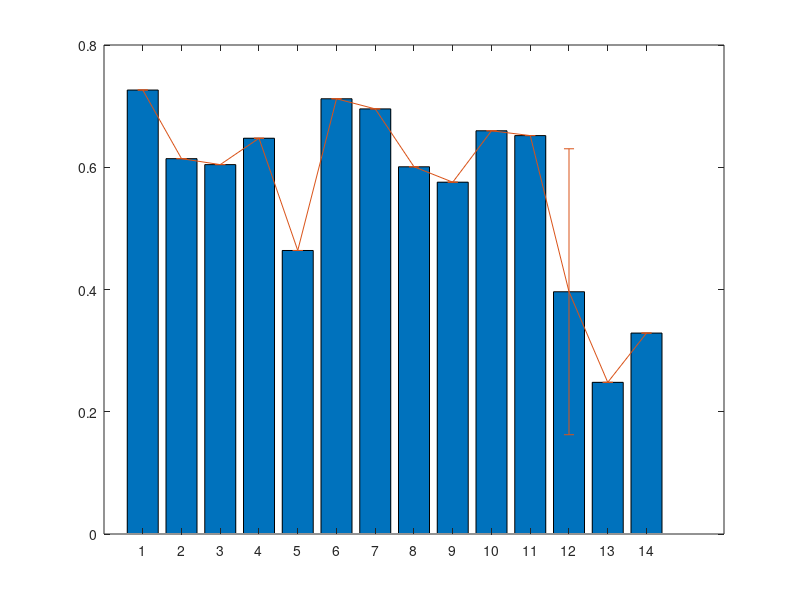

Here is the MATLAB script that generated this plot:
% order: Genesis A, Genesis B, Christ I, Christ II, Christ III, Elene,
% Juliana, Beowulf 1 - KD, Beowulf 2 - KD, Beowulf 1 - Klaeber, Beowulf 2 - Klaeber, corpus mean, Iliad, Odyssey 


ratio = [0.72632, 0.61406, 0.60432, 0.64748, 0.46383, 0.71205, 0.69547, 0.60078, 0.57558, 0.65969, 0.65179, 0.396324706, 0.24813, 0.32873];
error = [0, 0, 0, 0, 0, 0, 0, 0, 0, 0, 0, 0.233896736, 0, 0];

bar(ratio)
hold on
errorbar(1:14,ratio,error)
hold off

% statistical comparison between "single" and "multiple" author cases
% group 1 - "multiple author" differences

group1 = [ratio(1) - ratio(2), ratio(4) - ratio(3), ratio(3) - ratio(5), ratio(4) - ratio(5)];
mean(group1);

% group 2 - "single author" differences

group2 = [ratio(6) - ratio(7), ratio(8) - ratio(9), ratio(10) - ratio(11)];
mean(group2);

% t-test
[h, p, ci, stats] = ttest2(group1, group2)

m1 = mean(group1);
m2 = mean(group2);
s1 = std(group1);
s2 = std(group2);

sd_pooled = sqrt((s1^2 + s2^2)/2);

cohen_d = (m1 - m2)/sd_pooled



